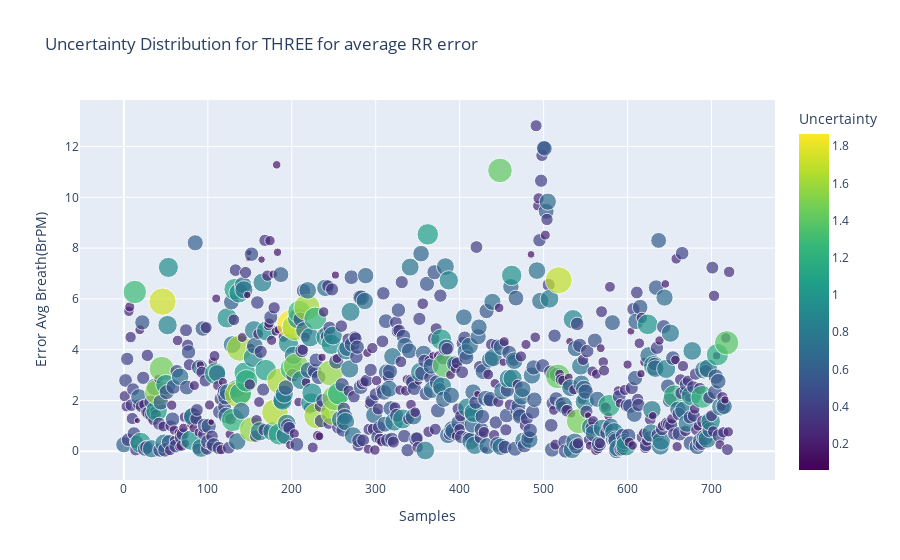
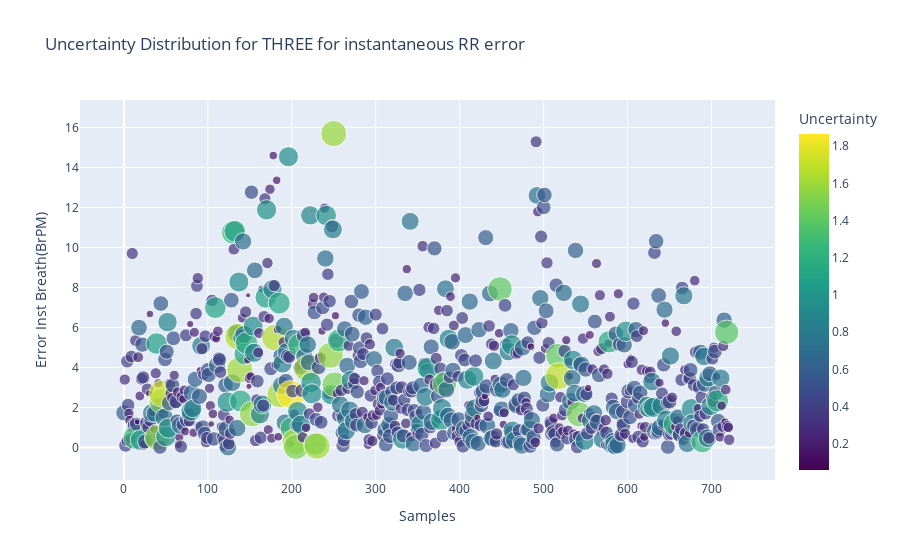

Source (notebook cell) for these figures, in order:
### Code cell
#if input_conf == 'confe':
fig1 = px.scatter(data_confe,x = 'Samples', y="Error Avg Breath(BrPM)",title="Uncertainty Distribution for "+input_conf.upper()+ " for average RR error" ,
                 color="Uncertainty", color_continuous_scale=px.colors.sequential.Viridis , size = "Uncertainty")

fig2 = px.scatter(data_confe,x = 'Samples', y="Error Inst Breath(BrPM)",title="Uncertainty Distribution for "+input_conf.upper()+ " for instantaneous RR error" ,
                 color="Uncertainty", color_continuous_scale=px.colors.sequential.Viridis, size = "Uncertainty")
fig1.show()
fig2.show()

### Figure 1 — Plotly figure (JSON) as saved in the notebook; plotly's stock layout.template omitted (floating-point values rounded to 4 significant figures; data arrays with more than 128 entries replaced by an {"elided": "..."} marker saying what was removed)
{"data": [{"hovertemplate": "Samples=%{x}<br>Error Avg Breath(BrPM)=%{y}<br>Uncertainty=%{marker.color}<extra></extra>", "legendgroup": "", "marker": {"color": {"elided": "722 float values"}, "coloraxis": "coloraxis", "size": {"elided": "722 float values"}, "sizemode": "area", "sizeref": 0.004665, "symbol": "circle"}, "mode": "markers", "name": "", "orientation": "v", "showlegend": false, "type": "scatter", "x": {"elided": "722 int values"}, "xaxis": "x", "y": {"elided": "722 float values"}, "yaxis": "y"}], "layout": {"coloraxis": {"colorbar": {"title": {"text": "Uncertainty"}}, "colorscale": [[0, "#440154"], [0.1111, "#482878"], [0.2222, "#3e4989"], [0.3333, "#31688e"], [0.4444, "#26828e"], [0.5556, "#1f9e89"], [0.6667, "#35b779"], [0.7778, "#6ece58"], [0.8889, "#b5de2b"], [1, "#fde725"]]}, "legend": {"itemsizing": "constant", "tracegroupgap": 0}, "title": {"text": "Uncertainty Distribution for THREE for average RR error"}, "xaxis": {"anchor": "y", "domain": [0, 1], "title": {"text": "Samples"}}, "yaxis": {"anchor": "x", "domain": [0, 1], "title": {"text": "Error Avg Breath(BrPM)"}}}}

### Figure 2 — Plotly figure (JSON) as saved in the notebook; plotly's stock layout.template omitted (floating-point values rounded to 4 significant figures; data arrays with more than 128 entries replaced by an {"elided": "..."} marker saying what was removed)
{"data": [{"hovertemplate": "Samples=%{x}<br>Error Inst Breath(BrPM)=%{y}<br>Uncertainty=%{marker.color}<extra></extra>", "legendgroup": "", "marker": {"color": {"elided": "722 float values"}, "coloraxis": "coloraxis", "size": {"elided": "722 float values"}, "sizemode": "area", "sizeref": 0.004665, "symbol": "circle"}, "mode": "markers", "name": "", "orientation": "v", "showlegend": false, "type": "scatter", "x": {"elided": "722 int values"}, "xaxis": "x", "y": {"elided": "722 float values"}, "yaxis": "y"}], "layout": {"coloraxis": {"colorbar": {"title": {"text": "Uncertainty"}}, "colorscale": [[0, "#440154"], [0.1111, "#482878"], [0.2222, "#3e4989"], [0.3333, "#31688e"], [0.4444, "#26828e"], [0.5556, "#1f9e89"], [0.6667, "#35b779"], [0.7778, "#6ece58"], [0.8889, "#b5de2b"], [1, "#fde725"]]}, "legend": {"itemsizing": "constant", "tracegroupgap": 0}, "title": {"text": "Uncertainty Distribution for THREE for instantaneous RR error"}, "xaxis": {"anchor": "y", "domain": [0, 1], "title": {"text": "Samples"}}, "yaxis": {"anchor": "x", "domain": [0, 1], "title": {"text": "Error Inst Breath(BrPM)"}}}}
